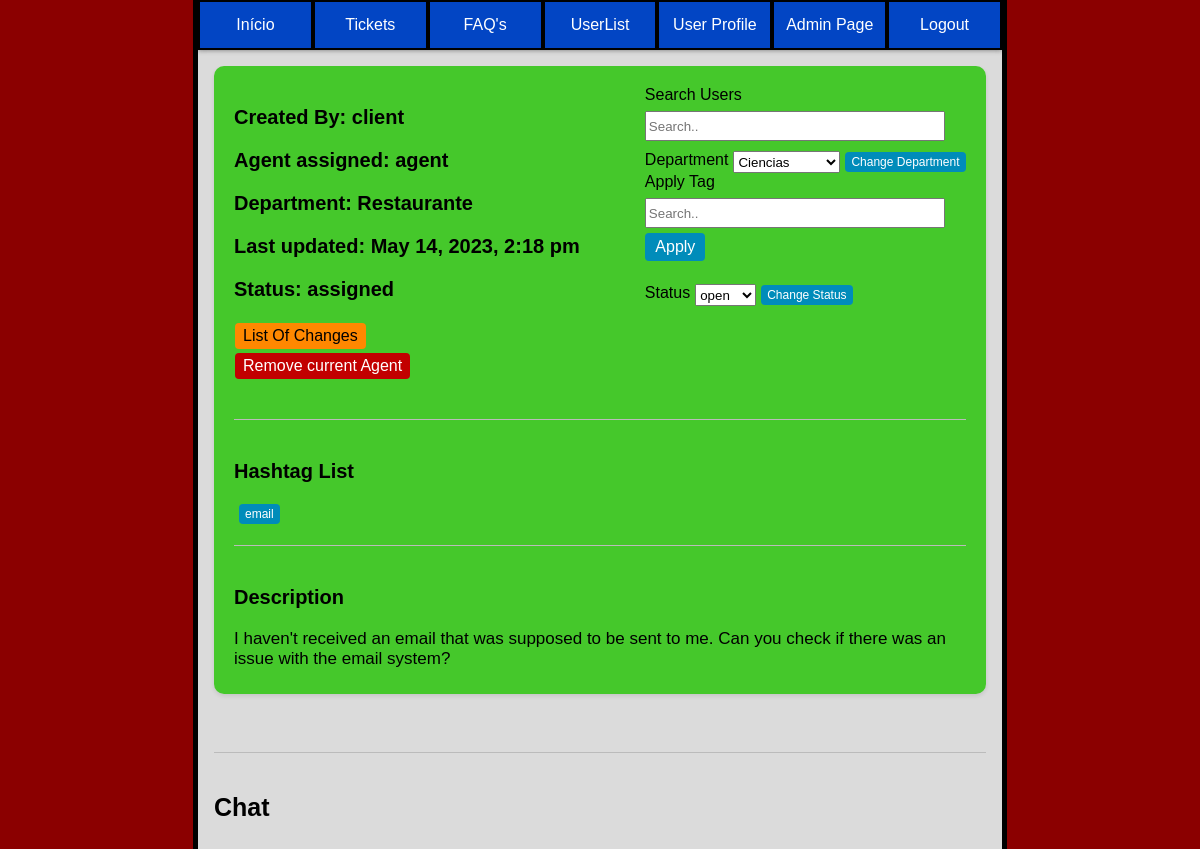
Page /pages/ticket_page.php?ticket_id=3 (signed in) on the earlier database version.
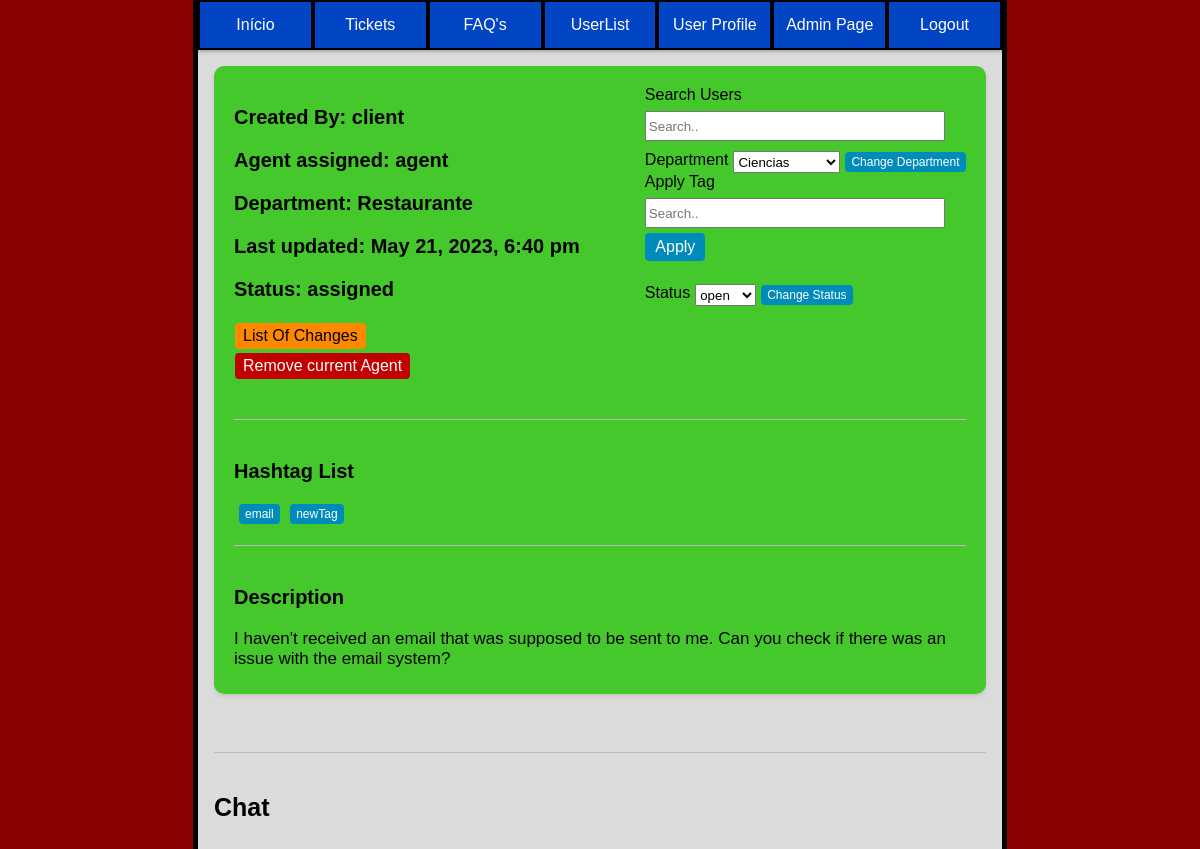
Same page on the later database version.
### tables this page shows
CREATE TABLE tickets(
    id INTEGER PRIMARY KEY,
    department_id INTEGER,
    client_id INTEGER,
    agent_id INTEGER,
    subject VARCHAR(200) NOT NULL,
    description TEXT NOT NULL,
    status VARCHAR(10) CHECK(status = 'open' or status = 'assigned' or status = 'closed') NOT NULL,
    priority VARCHAR(10) CHECK(priority = 'low' or priority = 'medium' or priority ='high') NOT NULL,
    created_at DATETIME NOT NULL,
    updated_at DATETIME,
    FOREIGN KEY (department_id) REFERENCES department(id),
    FOREIGN KEY (client_id) REFERENCES user(id),
    FOREIGN KEY (agent_id) REFERENCES user(id)
);

CREATE TABLE hashtags (
  id INTEGER PRIMARY KEY,
  hashtag VARCHAR(50) NOT NULL
);

### utils/functions.php (called while the page is built, shortened)
<?php
function searchUser($id){
    $db = getDatabaseConnection();
    $stmt = $db->prepare('SELECT * FROM user WHERE id = ?');
    $stmt->execute(array($id));
    return $stmt->fetch();
}
function getTagsFromTicket($ticketId){
    $db = getDatabaseConnection();
    $stmt = $db->prepare('SELECT hashtags.* FROM tickets JOIN ticket_hashtags ON tickets.id = ticket_hashtags.ticket_id
                                            JOIN hashtags ON hashtags.id = ticket_hashtags.hashtag_id
                                            WHERE tickets.id = ?');
    $stmt->execute(array($ticketId));
    $tags = $stmt->fetchAll();
    return $tags;
}
function searchDepartment($department_id){
    $db = getDatabaseConnection();
    $stmt = $db->prepare('SELECT * FROM department WHERE id = ?');
    $stmt->execute(array($department_id));
    $department = $stmt->fetch();
    return $department;
}
function searchTicket($ticket_id){
    $db = getDatabaseConnection();
    $stmt = $db->prepare('SELECT * FROM tickets WHERE id = ?');
    $stmt->execute(array($ticket_id));
    $ticket = $stmt->fetch();
    return $ticket;
}
?>

### pages/ticket_page.php (the view, shortened to what the changed rows need)
<?php
require_once('../utils/functions.php');
$user = searchUser($_SESSION["user_id"]);
$ticket_to_display = searchTicket($_GET["ticket_id"]);
?>
<!DOCTYPE html>
<html lang="en-US">
<link rel="stylesheet" href="../css/style_index.css">
<link rel="stylesheet" href="../css/ticket_page.css">
<link rel="stylesheet" href="../css/responsive.css">
   <head>
   </head>
   <body>
    <div class="container_master">
      <div class="content">
        <div class="box">
          <div class="group">
          <div class="info">
            <h3>Created By: <?php $search_user = searchUser($ticket_to_display["client_id"]); echo $search_user["name"]?></h3>
            <h3>Agent assigned: <?php $search_user = searchUser($ticket_to_display["agent_id"]); if($search_user != null){echo $search_user["name"];}else{echo "N/A";}?></h3>
            <h3>Department: <?php $department = searchDepartment($ticket_to_display["department_id"]);if($department != null){echo $department["name"];}else{echo "N/A";}?></h3>
            <h3>Last updated: <?php if($ticket_to_display["updated_at"] == null){echo $ticket_to_display["created_at"];}else{echo $ticket_to_display["updated_at"];} ?></h3>
            <h3>Status: <?php echo $ticket_to_display["status"]; ?></h3>
            <?php if(($user["role"] != "client")):?>
              <div class="changes">
                <button onclick="sendDataTicketList('<?php echo $ticket_to_display['id'] ?>')">List Of Changes</button>
              </div>
              <?php if ($ticket_to_display["status"] != "closed"): ?>
                <div>
                  <form method="POST">
                  </form>
                </div>
                <br>
              <?php endif; ?>
            <?php endif; ?>
          </div>
          </div>
          <div class="tagsList">
            <div class="group_of_tags">
            <?php
              $displayTags = getTagsFromTicket($ticket_to_display["id"]);
              if($user["role"] == "client"){
                $html = "";
                foreach($displayTags as $displayTag){
                 $html .= $displayTag["hashtag"] . ", ";
                }
                $html = substr($html,0,-2);
                echo $html;
              }
              else{
                $html = "";
                foreach($displayTags as $displayTag){
                  $html .= '<form method="post">';
                  $html .= '<button type="submit" name="removeTag" value="' . $displayTag["id"] . '">' . $displayTag["hashtag"] . '</button>';
                  $html .= '</form>';
                }
                echo $html;
              }
            ?>
            </div>
          </div>
          <div class="description">
            <h3>Description</h3>
            <p> <?php echo $ticket_to_display["description"] ?> </p>
          </div>
        </div>
        <br>
      </div>
    </div>
   </body>
</html>

Differences in the rows shown:
changed tickets "assigned": updated_at "May 14, 2023, 2:18 pm" → "May 21, 2023, 6:40 pm"
now on this page (row unchanged): hashtags: $displayTag["id"] 18 (drawn), hashtag "newTag"
